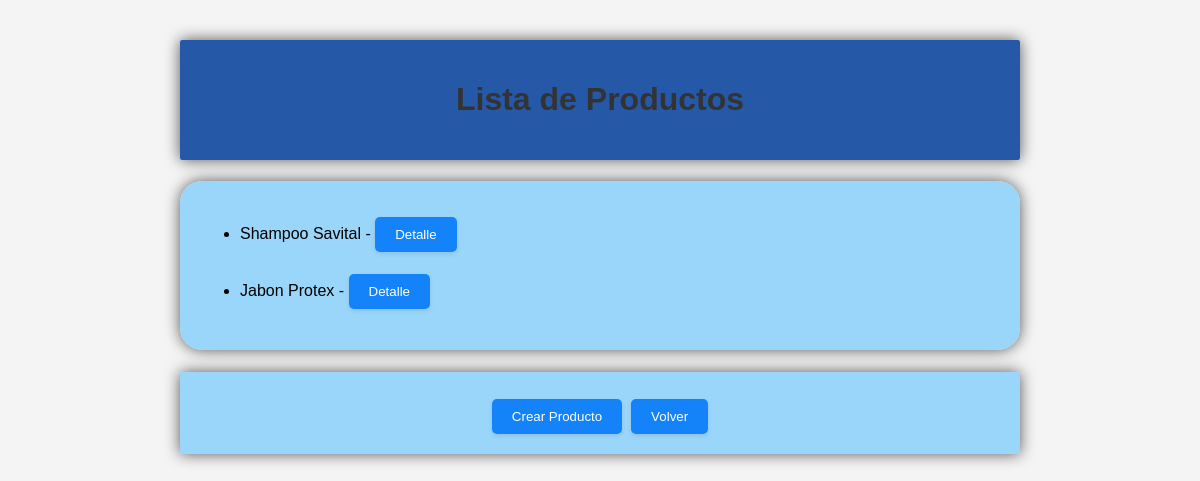
/productos/, run on an earlier commit of the app's database.
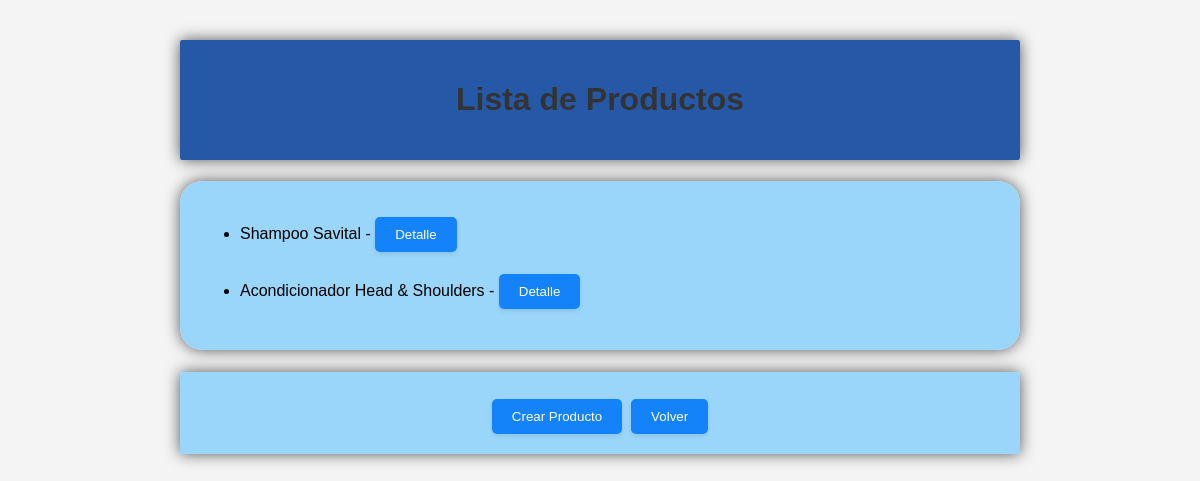
And on a later commit of the database.
### sgi_app/models.py (models this page shows, shortened)
class Producto(models.Model):
    nombre = models.CharField(max_length=100)
    descripcion = models.TextField()
    proveedor = models.ForeignKey(Proveedor, on_delete=models.CASCADE)
    cantidad_disponible = models.PositiveIntegerField(default=0)
    precio_unitario = models.DecimalField(max_digits=10, decimal_places=2)
    fecha_vencimiento = models.DateField()

### sgi_app/views.py (the view)
# urls.py: path('productos/', lista_productos, name='lista_productos'),
def lista_productos(request):
    productos = Producto.objects.all()
    return render(request, 'lista_productos.html', {'productos': productos})

### sgi_app/templates/lista_productos.html (shortened to what this page needs)
{% load static %}
<!DOCTYPE html>
<html lang="es">
<head>
    <link rel="stylesheet" type="text/css" href="{% static 'sgi_app/styles.css' %}">
</head>
<body>
    <div class="container3">
        <h1>Lista de Productos</h1>
    </div>
    <div class="container2">
        <ul>
            {% for producto in productos %}
                <li>{{ producto.nombre }} - <a href="{% url 'detalle_producto' pk=producto.pk %}"><button>Detalle</button></a></li>
            {% endfor %}
        </ul>
    </div>
    <h1>
    <div class="container">
        <a href="{% url 'crear_producto' %}"><button>Crear Producto</button></a>
        <a href="{% url 'index' %}"><button>Volver</button></a>
    </div>
</body>
</html>

### sgi_app/static/sgi_app/styles.css (style rules this page uses)
body { font-family: Arial, sans-serif; margin: 20px; padding: 20px; background-color: #f4f4f4; }
.container { max-width: 800px; margin: 0 auto; background-color: #8fd1fbe2; padding: 20px; border-radius: 2px; box-shadow: 0 0 15px rgba(0, 0, 0, 0.656); text-align: center; }
.container2 { max-width: 800px; margin: 0 auto; background-color: #8fd1fbe2; padding: 20px; border-radius: 22px; box-shadow: 0 0 15px rgba(0, 0, 0, 0.656); text-align: start; }
.container3 { max-width: 800px; margin: 0 auto; background-color: #0b459de2; padding: 20px; border-radius: 2px; box-shadow: 0 0 15px rgba(0, 0, 0, 0.656); text-align: center; }
h1, h2 { text-align: center; }
h1 { color: #333; }
button { padding: 10px 20px; background-color: #1483f9; color: #fff; border: none; border-radius: 5px; cursor: pointer; box-shadow: 0 2px 4px rgba(42, 40, 40, 0.1); }

What changed in the data, as far as the page shows it:
removed Producto: nombre "Jabon Protex"
added Producto: nombre "Acondicionador Head & Shoulders"
